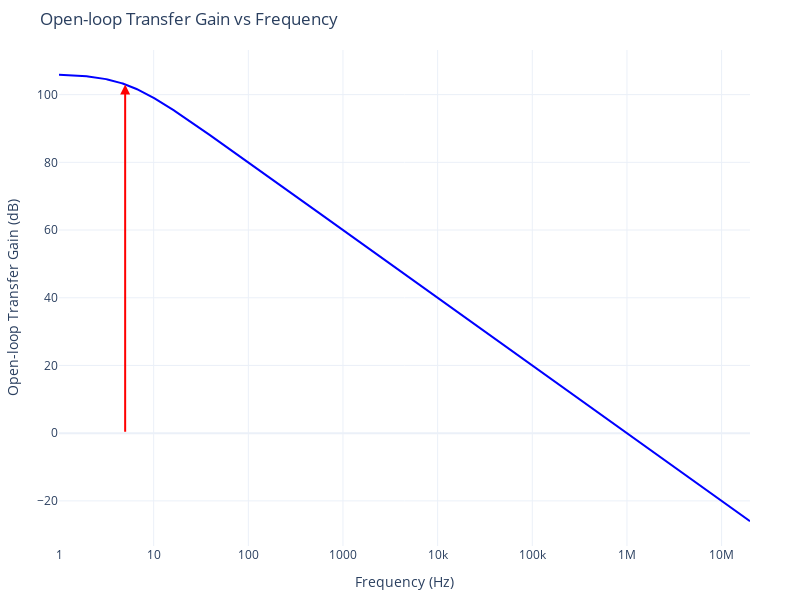

The code cell stored with this chart in its notebook:
### Code cell
f_c = 5 # dominant pole frequency in Hz
A_ol_DC = 200000 # open-loop DC gain

# define frequencies for the graph
# frequencies in Hz
frequencies = np.logspace(0, 7.3, num=500)  # f's from 1 Hz to ~20 MHz (10^7.3 ≈ 20,000,000)
open_loop_transfer_gains = [open_loop_tranfer_gain(f, f_c, A_ol_DC) for f in frequencies]

#convert gains to decibels
open_loop_transfer_gains_db = decibel_gain(open_loop_transfer_gains)


#create the plot
fig = go.Figure()

fig.add_trace(go.Scatter(
    x=frequencies,  # x-axis is frequency
    y=open_loop_transfer_gains_db,  # y-axis is gain in dB
    mode='lines',
    name='Open-loop Transfer Gain',
    line=dict(color='blue', width=2)
))

fig.update_layout(
    title='Open-loop Transfer Gain vs Frequency',
    xaxis_title='Frequency (Hz)',
    yaxis_title='Open-loop Transfer Gain (dB)',
    xaxis=dict(type='log'),  # logarithmic scale for frequency
    template='plotly_white',  # use a clean white template
    width=800,
    height=600,
    margin=dict(l=50, r=50, t=50, b=50)  # set margins
)
fig.add_annotation(
    x=np.log10(f_c),  # x-coordinate for the dominant pole frequency
    y=decibel_gain(open_loop_tranfer_gain(f_c, f_c, A_ol_DC)),
    ax=np.log10(f_c),
    ay=0,
    xref="x",
    yref="y",
    axref="x",
    ayref="y",
    showarrow=True,
    arrowhead=2,
    arrowsize=1,
    arrowwidth=2,
    arrowcolor="red",
    text="",
)

fig.show()

### Figure 1 — Plotly figure (JSON) as saved in the notebook; plotly's stock layout.template omitted (floating-point values rounded to 4 significant figures; data arrays with more than 128 entries replaced by an {"elided": "..."} marker saying what was removed)
{"data": [{"line": {"color": "blue", "width": 2}, "mode": "lines", "name": "Open-loop Transfer Gain", "type": "scatter", "x": {"elided": "500 float values"}, "y": {"elided": "500 float values"}}], "layout": {"annotations": [{"arrowcolor": "red", "arrowhead": 2, "arrowsize": 1, "arrowwidth": 2, "ax": 0.699, "axref": "x", "ay": 0, "ayref": "y", "showarrow": true, "text": "", "x": 0.699, "xref": "x", "y": 103.0, "yref": "y"}], "height": 600, "margin": {"b": 50, "l": 50, "r": 50, "t": 50}, "title": {"text": "Open-loop Transfer Gain vs Frequency"}, "width": 800, "xaxis": {"title": {"text": "Frequency (Hz)"}, "type": "log"}, "yaxis": {"title": {"text": "Open-loop Transfer Gain (dB)"}}}}
